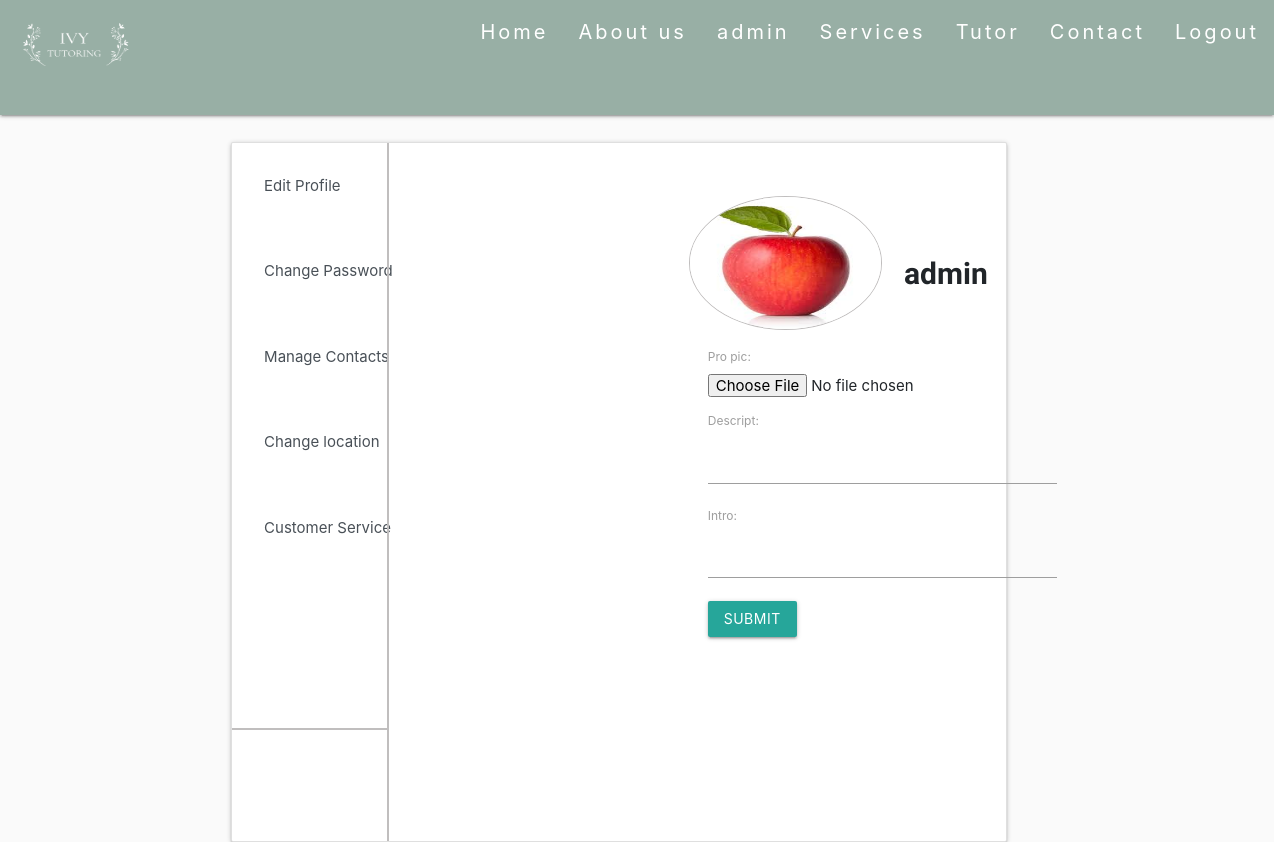
The page /EditProfile (signed in) on the database its author committed.
### main/models.py (models this page shows, shortened)
class User(AbstractUser):
	email_confirm = models.BooleanField(default=False)

class Profile(models.Model):
	user = models.OneToOneField(User,on_delete = models.CASCADE,default= None)
	pro_pic =  models.ImageField(upload_to = 'profilePics', blank = True, null = True)
	descript = models.CharField(max_length = 50, blank = True)
	intro = models.CharField(max_length = 1000, blank = True)

### main/views.py (the view, shortened to what this page needs)
# urls.py: path("EditProfile", views.profileEdit, name = "EditProfile"),
@login_required(login_url="main:Login")
def profileEdit(request):
	form = ProfileForm(instance = request.user)
	context = {'form':form}
	return render(request,"main/EditProfile.html", context)

### main/forms.py
class ProfileForm(forms.ModelForm):
	class Meta:
		model = Profile
		fields = ['pro_pic','descript','intro']
		widgets = {
			'intro': SummernoteWidget(),
		}

### main/templates/main/EditProfile.html (shortened to what this page needs)
{% load widget_tweaks %}
{% load static %}
<head>
    <link rel="stylesheet" href="https://cdnjs.cloudflare.com/ajax/libs/materialize/1.0.0/css/materialize.min.css">
    <link rel="stylesheet" href="https://stackpath.bootstrapcdn.com/bootstrap/4.3.1/css/bootstrap.min.css">
</head>
{%include "main/HeadNav.html" %}
<body>
    <div class="container bcontent">
        <div class="card">
            <div class="row no-gutters">
                <div class="list-group">
                    <a href="#" class="list-group-item list-group-item-action">Edit Profile</a>
                    <a href="#" class="list-group-item list-group-item-action">Change Password</a>
                    <a href="#" class="list-group-item list-group-item-action">Manage Contacts</a>
                    <a href="#" class="list-group-item list-group-item-action">Change location</a>
                    <a href="#" class="list-group-item list-group-item-action">Customer Service</a>
                </div>
                <div class="col-sm-7">
                    {% if request.user.profile.pro_pic %}
                            <img class="card-img" src="{{ request.user.profile.pro_pic.url }}">
                        {% else %}
                            <img class="card-img" src="{%static 'media\Default.jpg' %}">
                        {% endif %}
                    <div class = 'col-sm-9'>
                        <b style = 'font-family: Ubuntu, "times new roman", times, roman, serif;font-size:30px;'>
                            {% render_field request.user.username %}
                        </b>
                    </div>
                    <div class="card-body">
                        <form method = "POST" action = "" enctype="multipart/form-data">
                                <div class="card-text" style = "width:400px;max-width:-webkit-fill-available;">
                                    {{ form.as_p|safe }}
                                </div>
                                    <div>
                                        <input class="btn btn-primary" type="submit">
                                    </div>
                        </form>
                    </div>
                </div>
            </div>
                <div class = 'vl'></div>
                <hr style = "height:2px;width:20%; position: absolute; top: 570px;border:none;color:#c0bebe;background-color:#c0bebe;">
        </div>
    </div>
</body>

### main/templates/main/HeadNav.html (shortened to what this page needs)
{%load static%}
<head>
<link rel="stylesheet" href="https://cdnjs.cloudflare.com/ajax/libs/materialize/1.0.0/css/materialize.min.css">
</head>
<div class="navbar-fixed">
    <nav>
        <div class='nav-wrapper'>
            <a href="/" class="brand-logo"><img src="{%static 'media\logo.png' %}" width="150" height="100"></a>
            <ul id="nav" class = "right hide-on-med-and-down">
                {% if user.is_authenticated %}
                    <li><a href = "/"> Home </a></li>
                    <li><a href = "/AboutUs"> About us </a></li>
                    <li><a href = "/Profile"> {{ user.username }}</a></li>
                    <li><a href= "/Services"> Services </a></li>
                    <li><a href = "/Tutor"> Tutor </a></li>
                    <li><a href = "/Contact/"> Contact </a></li>
                    <li><a href="/logout"> Logout </a></li>
                {% endif %}
            </ul>
        </div>
    </nav>
</div>

### main/templates/main/HeadNav.html (style rules this page uses)
nav { height:115px; background-color:#98AFA5; }
nav ul a { font-size: 20px; letter-spacing:3px; }

### main/templates/main/EditProfile.html (style rules this page uses)
body { background-color:#FAFAFA; }
.list-group { width:225; }
.list-group-item { position:relative; display:block; padding:30; margin-bottom:-1px; background-color:#fff; border:2px solid #fff; }
.card { position:relative; top:70; width:90%; left:25; height:700; }
.row { margin-left:0; }
.vl { border-left: 2px solid #c0bebe; height: 100%; left:20%; position:absolute; }
.col-sm-7 { position:relative; left:35%; top:10%; }
.card-img { max-width:50%; max-height:25%; border-radius:50%; border:1.5px solid #c0bebe; }
.col-sm-9 { max-width:100%; position:absolute; left: 200; top:54.6; }

### rows shown on the page
User: username "admin", user.profile.pro_pic (picture)
